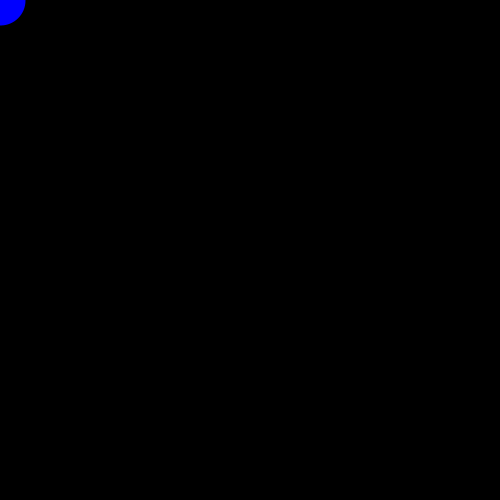
Frame 1 (no input)
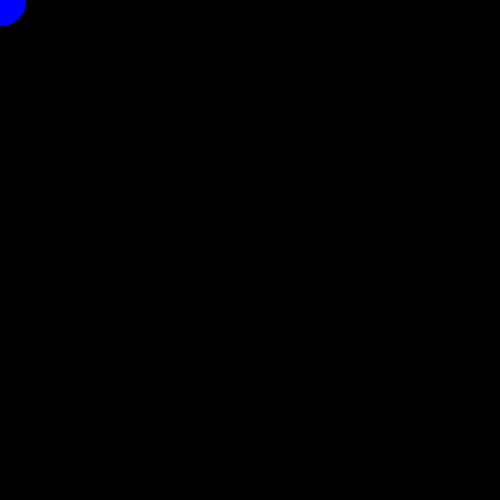
Frame 60 (the mouse pressed at the canvas centre just before this capture)
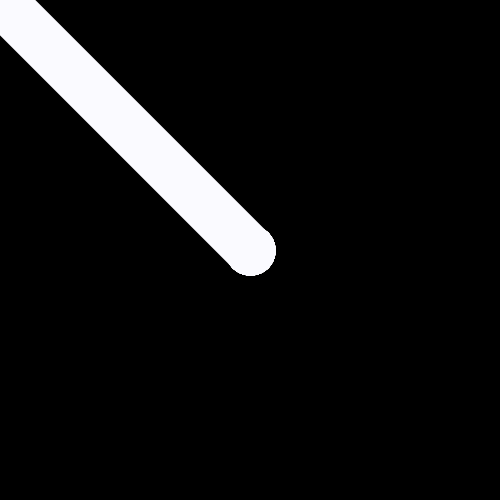
Frame 120 (the mouse held since frame 60 and released just before this capture)

The Processing sketch that drew these frames (run headless with seeded random() and noise(); from frame 60 on, the mouse is pressed at the canvas centre):

// Processing sketch: Brush
// ── Brush.pde
// Program to draw to the screen in different colors
// Color changes dynamically based on mouse position

// declare variable for brush thickness
int brushSize = 50;

void setup()
{
  size(500,500);
  
  // black background
  background(0);
  
  // use brushSize to set stroke weight
  strokeWeight(brushSize);
}

void draw()
{
  // change R value based on mouseX coordinate
  int r = mouseX;
  
  // change G value based on mouseX coordinate
  int g = mouseY;
  
  // keep B value constant at 255
  int b = 255;
  
  // set stroke color based on RGB variables
  stroke(r, g, b);
  
  // draw line between where the mouse was and where it is now
  // (previous coordinates and current coordinates)
  line(pmouseX,pmouseY, mouseX, mouseY);
}
